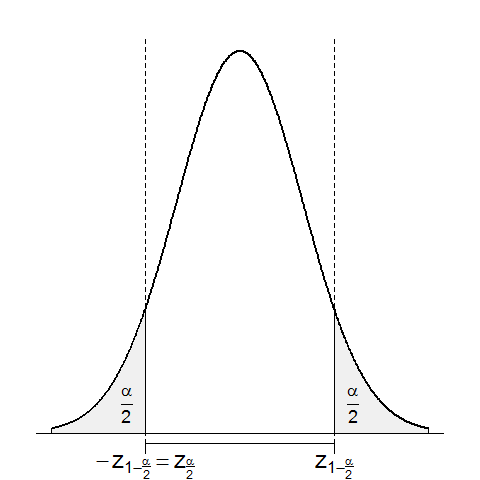

The script that drew this image:
# creating values a as a sequence from -3 to 3
a = seq(from = -3, to = 3, by = 0.01)
# calculating the densities of these values given the default mean=0 sd=1 normal distribution
b = dnorm(a)

# margins (bottom,left,top,right) , font style, axis label size
par(mai = c(b = 0.5, l = 0.5, t = 0.5, r = 0.5), font = 4, cex.axis = 1.5)
# axis switched off, line width=2
plot(x = a, y = b, type = "l", ylab = "", xlab = "", axes = F, lwd = "2")
# 3 vertical lines
abline(h = 0)
abline(v = -1.5, lty = 2)
abline(v = 1.5, lty = 2)
# Create and the x-axis, cex for text size
axis(1, at = c(-1.5, 1.5), labels = expression(-z[1 - frac(alpha, 2)] == z[frac(alpha, 2)], z[1 - frac(alpha, 2)]), font = 2, 
     cex = 2)
# Filling LEFT
polygon(x = c(-1.5, a[1:151]), y = c(0, 0, b[2:151]), col = "gray94")
# Filling RIGHT
polygon(x = c(1.5, rev(a[451:601])), y = c(0, 0, rev(b[452:601])), col = "gray94")
# Write alphas in the area of interest
text(-1.8, 0.03, expression(frac(alpha, 2)), cex = 1.1)
text(1.8, 0.03, expression(frac(alpha, 2)), cex = 1.1) 
